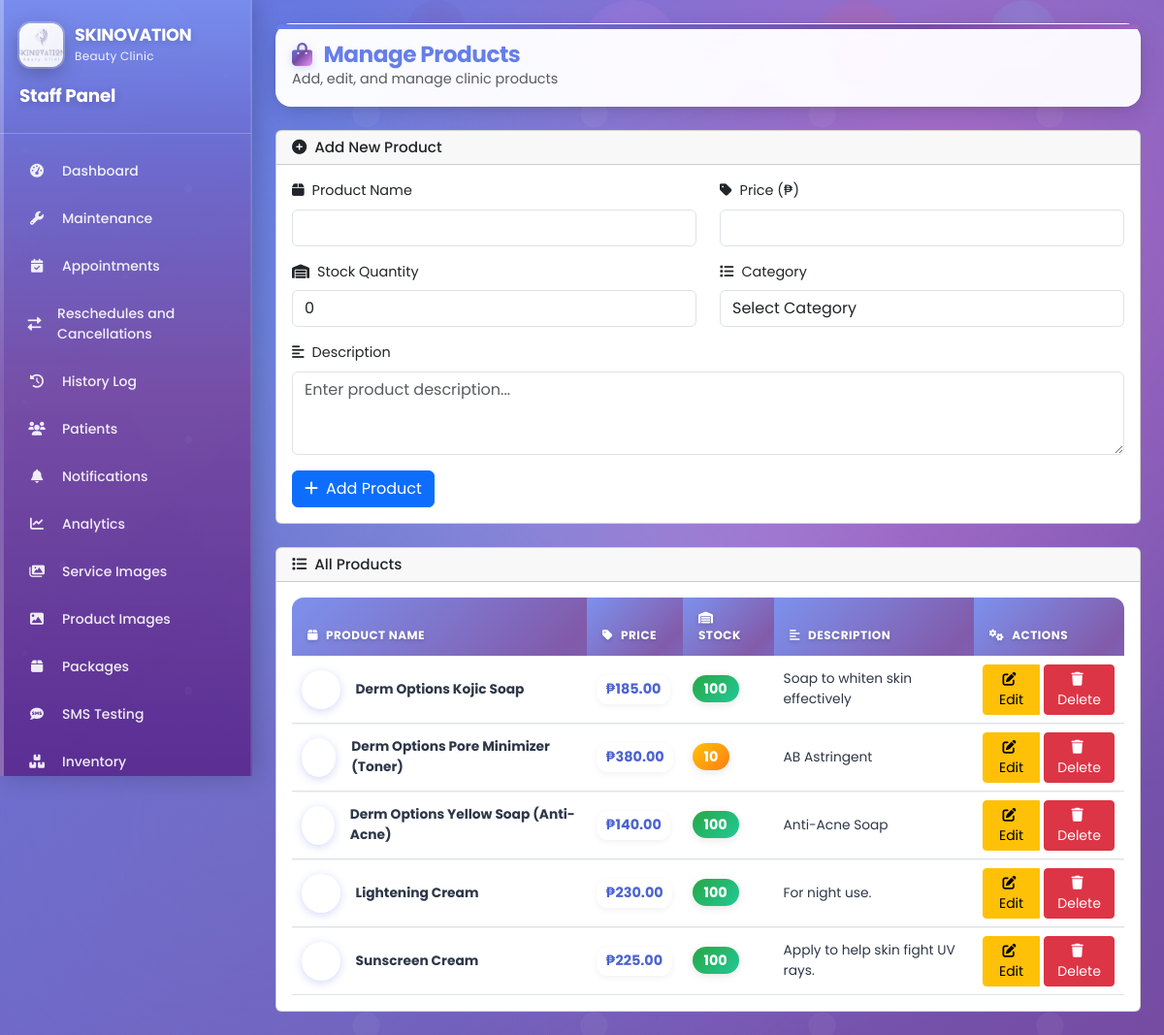
The app's page /appointments/admin/manage-products/ (signed in) with its own data.
### products/models.py (models this page shows, shortened)
class Product(models.Model):
    product_name = models.CharField(max_length=255)
    description = models.TextField(blank=True, null=True)
    price = models.DecimalField(max_digits=10, decimal_places=2)
    stock = models.IntegerField(default=0)
    product_image = models.ImageField(upload_to='products/', blank=True, null=True)
    archived = models.BooleanField(default=False)
    created_at = models.DateTimeField(auto_now_add=True)
    updated_at = models.DateTimeField(auto_now=True)
    class Meta:
        db_table = 'products'
        ordering = ['product_name']

### appointments/admin_views.py (the view, shortened to what this page needs)
# urls.py: path('admin/manage-products/', admin_views.admin_manage_products, name='admin_manage_products'),
@login_required
@user_passes_test(is_admin)
def admin_manage_products(request):
    from django.core.paginator import Paginator
    products = Product.objects.filter(archived=False).order_by('product_name')
    paginator = Paginator(products, 15)
    page_number = request.GET.get('page')
    page_obj = paginator.get_page(page_number)
    context = {
        'products': page_obj,
        'page_obj': page_obj,
    }
    return render(request, 'appointments/admin_manage_products.html', context)

### appointments/admin_views.py (called while the page is built)
def is_admin(user):
    return user.is_authenticated and user.user_type == 'admin'

### appointments/context_processors.py (called while the page is built)
def notification_count(request):
    if request.user.is_authenticated:
        if request.user.user_type == 'admin':
            count = Notification.objects.filter(patient__isnull=True, is_read=False).count()
        elif request.user.user_type == 'owner':
            count = Notification.objects.filter(patient__isnull=True, is_read=False).count()
        elif request.user.user_type == 'attendant':
            count = Notification.objects.filter(
                (Q(patient=request.user) | Q(patient__isnull=True)),
                is_read=False
            ).count()
        else:
            count = Notification.objects.filter(patient=request.user, is_read=False).count()
    else:
        count = 0
    return {
        'notification_count': count
    }

### templates/appointments/admin_manage_products.html (shortened to what this page needs)
{% extends 'appointments/admin_base.html' %}
{% load static %}
{% block content %}
<div class="content-header">
    <div>
        <h1 class="page-title" style="margin:0;">
            <i class="fas fa-shopping-bag"></i>
            Manage Products
        </h1>
        <p class="text-muted mb-0">Add, edit, and manage clinic products</p>
    </div>
</div>
<div class="card mb-4">
    <div class="card-header">
        <h5 class="mb-0">
            <i class="fas fa-plus-circle me-2"></i>Add New Product
        </h5>
    </div>
    <div class="card-body">
        <form method="post">
            <div class="row">
                <div class="col-md-6">
                    <div class="mb-3">
                        <label for="product_name" class="form-label">
                            <i class="fas fa-box me-2"></i>Product Name
                        </label>
                        <input type="text" class="form-control" id="product_name" name="product_name"
                               pattern="[A-Za-z\s]+"
                               title="Only letters and spaces allowed"
                               oninput="this.value = this.value.replace(/[^A-Za-z\s]/g, '')"
                               required>
                    </div>
                </div>
                <div class="col-md-6">
                    <div class="mb-3">
                        <label for="price" class="form-label">
                            <i class="fas fa-tag me-2"></i>Price (₱)
                        </label>
                        <input type="number" class="form-control" id="price" name="price"
                               step="0.01"
                               min="0"
                               oninput="formatPriceInput(this)"
                               required>
                    </div>
                </div>
            </div>
            <div class="row">
                <div class="col-md-6">
                    <div class="mb-3">
                        <label for="stock" class="form-label">
                            <i class="fas fa-warehouse me-2"></i>Stock Quantity
                        </label>
                        <input type="number" class="form-control" id="stock" name="stock" value="0">
                    </div>
                </div>
                <div class="col-md-6">
                    <div class="mb-3">
                        <label for="category" class="form-label">
                            <i class="fas fa-list me-2"></i>Category
                        </label>
                        <select class="form-control" id="category" name="category">
                            <option value="">Select Category</option>
                        </select>
                    </div>
                </div>
            </div>
            <div class="mb-3">
                <label for="description" class="form-label">
                    <i class="fas fa-align-left me-2"></i>Description
                </label>
                <textarea class="form-control" id="description" name="description" rows="3" placeholder="Enter product description..."></textarea>
            </div>
            <button type="submit" class="btn btn-primary">
                <i class="fas fa-plus me-2"></i>Add Product
            </button>
        </form>
    </div>
</div>
<div class="card">
    <div class="card-header">
        <h5 class="mb-0">
            <i class="fas fa-list me-2"></i>All Products
        </h5>
    </div>
    <div class="card-body">
        {% if products %}
            <div class="table-responsive">
                <table class="table">
                    <thead>
                        <tr>
                            <th><i class="fas fa-box me-2"></i>Product Name</th>
                            <th><i class="fas fa-tag me-2"></i>Price</th>
                            <th><i class="fas fa-warehouse me-2"></i>Stock</th>
                            <th><i class="fas fa-align-left me-2"></i>Description</th>
                            <th><i class="fas fa-cogs me-2"></i>Actions</th>
                        </tr>
                    </thead>
                    <tbody>
                        {% for product in products %}
                        <tr>
                            <td>
                                <div class="d-flex align-items-center">
                                    <div class="product-icon me-3">
                                        <i class="fas fa-shopping-bag"></i>
                                    </div>
                                    <strong>{{ product.product_name }}</strong>
                                </div>
                            </td>
                            <td>
                                <span class="price-badge">₱{{ product.price|floatformat:2 }}</span>
                            </td>
                            <td>
                                <span class="stock-badge {% if product.stock > 10 %}stock-high{% elif product.stock > 0 %}stock-medium{% else %}stock-low{% endif %}">
                                    {{ product.stock }}
                                </span>
                            </td>
                            <td>{{ product.description|truncatechars:50|default:"No description" }}</td>
                            <td>
                                <div class="btn-group" role="group">
                                    <button class="btn btn-sm btn-warning" onclick="showEditForm({{ product.id }})">
                                        <i class="fas fa-edit me-1"></i>Edit
                                    </button>
                                    <form method="post" style="display: inline;" onsubmit="return confirm('Are you sure you want to delete this product?')">
                                        <button type="submit" class="btn btn-sm btn-danger">
                                            <i class="fas fa-trash me-1"></i>Delete
                                        </button>
                                    </form>
                                </div>
                            </td>
                        </tr>
                        {% endfor %}
                    </tbody>
                </table>
            </div>
        {% else %}
            <div class="text-center py-5">
                <i class="fas fa-shopping-bag fa-3x text-muted mb-3"></i>
                <h5 class="text-muted">No products found</h5>
                <p class="text-muted">Add your first product using the form above.</p>
            </div>
        {% endif %}
    </div>
</div>
{% endblock %}

### templates/appointments/admin_manage_products.html (style rules this page uses)
.product-icon { width: 40px; height: 40px; background: var(--gradient-primary); border-radius: 50%; display: flex; align-items: center; justify-content: center; color: white; font-size: 14px; box-shadow: 0 2px 8px rgba(102, 126, 234, 0.3); }
.price-badge { background: rgba(255,255,255,0.95); color: var(--dark-color); padding: 0.25rem 0.6rem; border-radius: 12px; font-weight: 700; font-size: 0.9rem; box-shadow: 0 2px 6px rgba(0,0,0,0.06); display: inline-block; }
.stock-badge { padding: 0.25rem 0.75rem; border-radius: 15px; font-weight: bold; font-size: 0.9rem; box-shadow: 0 2px 8px rgba(0, 0, 0, 0.1); }
.stock-high { background: linear-gradient(135deg, #28a745, #20c997); color: white; }
.stock-medium { background: linear-gradient(135deg, #ffc107, #fd7e14); color: white; }
.btn-group .btn { margin-right: 0.25rem; }
.btn-group .btn:last-child { margin-right: 0; }

### records on screen
Product: product_name "Derm Options Kojic Soap", price "185.00", stock "100", description "Soap to whiten skin effectively"
Product: product_name "Derm Options Pore Minimizer (Toner)", price "380.00", stock "10", description "AB Astringent"
Product: product_name "Derm Options Yellow Soap (Anti-Acne)", price "140.00", stock "100", description "Anti-Acne Soap"
Product: product_name "Lightening Cream", price "230.00", stock "100", description "For night use."
Product: product_name "Sunscreen Cream", price "225.00", stock "100", description "Apply to help skin fight UV rays."
